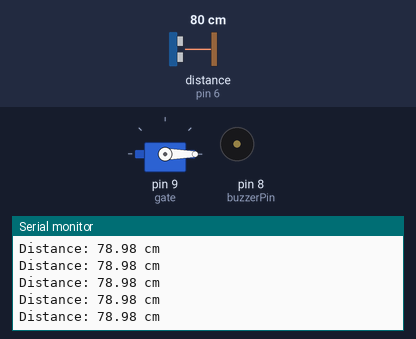
Recording of a sketch running on a simulated Arduino Uno, built with avr-gcc and run on an emulated ATmega328P. Shown: servo, buzzer (waves = sounding, pin HIGH), the last lines printed to the serial monitor. Wiring (inferred from the names in the program): ultrasonic range finder: trigger pin 7; echo pin 6. Inputs (shaded band) come from the test bench; at power-on: distance to the obstacle (sensor on pin 6) 80 cm. The echo pulse lasts 58.3 µs per cm; pins used as bus, display or sensor lines are not drawn.

Above: at 1.2 s.
1.3 s: distance to the obstacle (sensor on pin 6) set to 120 cm
At 2.4 s:
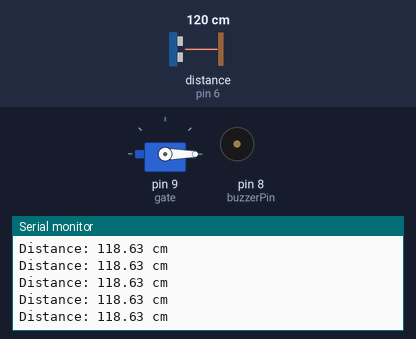
4.3 s: distance to the obstacle (sensor on pin 6) set to 2 cm
At 5.2 s:
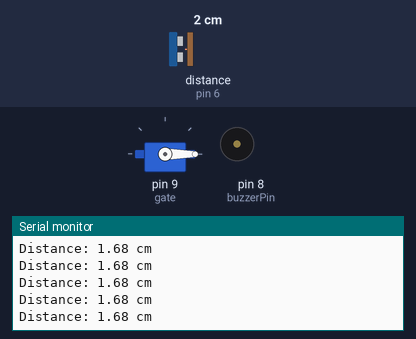
Timing chart, 0 to 7.3 s (numbered marks = the images above; inputs shaded):
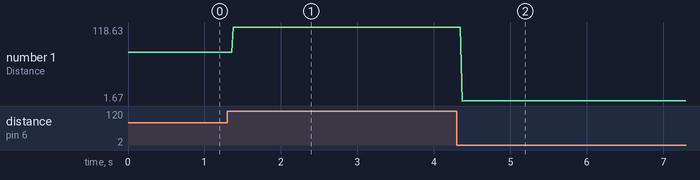

Measured:
- after the input at 1.3 s, the serial monitor: prints a new line after 0.08 s (image 1)
- after the input at 4.3 s, the serial monitor: prints a new line after 0.07 s (image 2)
- plotted number 1: 78.98 → 118.63 after the input at 1.3 s, 118.63 → 1.68 after the input at 4.3 s

The sketch:

code.ino
```cpp
#include <Servo.h>

Servo gate;

const int trigPin = 7;
const int echoPin = 6;
const int irPin = 2;
const int buzzerPin = 8;

void setup()
{
    gate.attach(9);

    pinMode(trigPin, OUTPUT);
    pinMode(echoPin, INPUT);
    pinMode(irPin, INPUT);
    pinMode(buzzerPin, OUTPUT);

    gate.write(0);      // Gate closed

    Serial.begin(9600);
}

void loop()
{
    long duration;
    float distance;

    // Ultrasonic Trigger
    digitalWrite(trigPin, LOW);
    delayMicroseconds(2);

    digitalWrite(trigPin, HIGH);
    delayMicroseconds(10);

    digitalWrite(trigPin, LOW);

    duration = pulseIn(echoPin, HIGH);

    distance = duration * 0.034 / 2;

    Serial.print("Distance: ");
    Serial.print(distance);
    Serial.println(" cm");
}
```
